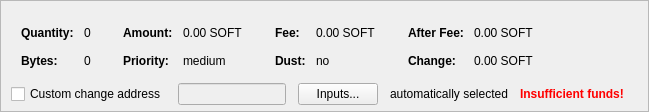
    <widget class="QFrame" name="frameCoinControl">
     <property name="sizePolicy">
      <sizepolicy hsizetype="Expanding" vsizetype="Expanding">
       <horstretch>0</horstretch>
       <verstretch>0</verstretch>
      </sizepolicy>
     </property>
     <property name="maximumSize">
      <size>
       <width>16777215</width>
       <height>16777215</height>
      </size>
     </property>
     <property name="frameShape">
      <enum>QFrame::StyledPanel</enum>
     </property>
     <property name="frameShadow">
      <enum>QFrame::Sunken</enum>
     </property>
     <layout class="QVBoxLayout" name="verticalLayoutCoinControl2">
      <property name="spacing">
       <number>0</number>
      </property>
      <property name="leftMargin">
       <number>0</number>
      </property>
      <property name="topMargin">
       <number>0</number>
      </property>
      <property name="rightMargin">
       <number>0</number>
      </property>
      <property name="bottomMargin">
       <number>6</number>
      </property>
      <item>
       <layout class="QVBoxLayout" name="verticalLayoutCoinControl" stretch="0,0,0">
        <property name="spacing">
         <number>0</number>
        </property>
        <property name="leftMargin">
         <number>10</number>
        </property>
        <property name="topMargin">
         <number>10</number>
        </property>
        <item>
         <layout class="QHBoxLayout" name="horizontalLayoutCoinControl2" stretch="0">
          <property name="spacing">
           <number>8</number>
          </property>
          <property name="bottomMargin">
           <number>10</number>
          </property>
          <item>
           <spacer name="horizontalSpacerCoinControl">
            <property name="orientation">
             <enum>Qt::Horizontal</enum>
            </property>
            <property name="sizeHint" stdset="0">
             <size>
              <width>40</width>
              <height>1</height>
             </size>
            </property>
           </spacer>
          </item>
         </layout>
        </item>
        <item>
         <widget class="QWidget" name="widgetCoinControl" native="true">
          <property name="sizePolicy">
           <sizepolicy hsizetype="Preferred" vsizetype="Preferred">
            <horstretch>0</horstretch>
            <verstretch>0</verstretch>
           </sizepolicy>
          </property>
          <property name="minimumSize">
           <size>
            <width>0</width>
            <height>0</height>
           </size>
          </property>
          <property name="styleSheet">
           <string notr="true"/>
          </property>
          <layout class="QHBoxLayout" name="horizontalLayoutCoinControl5">
           <property name="leftMargin">
            <number>0</number>
           </property>
           <property name="topMargin">
            <number>0</number>
           </property>
           <property name="rightMargin">
            <number>0</number>
           </property>
           <property name="bottomMargin">
            <number>0</number>
           </property>
           <item>
            <layout class="QHBoxLayout" name="horizontalLayoutCoinControl3" stretch="0,0,0,1">
             <property name="spacing">
              <number>20</number>
             </property>
             <property name="topMargin">
              <number>0</number>
             </property>
             <property name="bottomMargin">
              <number>10</number>
             </property>
             <item>
              <layout class="QFormLayout" name="formLayoutCoinControl1">
               <property name="horizontalSpacing">
                <number>10</number>
               </property>
               <property name="verticalSpacing">
                <number>14</number>
               </property>
               <property name="leftMargin">
                <number>10</number>
               </property>
               <property name="topMargin">
                <number>4</number>
               </property>
               <property name="rightMargin">
                <number>6</number>
               </property>
               <item row="0" column="0">
                <widget class="QLabel" name="labelCoinControlQuantityText">
                 <property name="font">
                  <font>
                   <weight>75</weight>
                   <bold>true</bold>
                  </font>
                 </property>
                 <property name="text">
                  <string>Quantity:</string>
                 </property>
                 <property name="margin">
                  <number>0</number>
                 </property>
                </widget>
               </item>
               <item row="0" column="1">
                <widget class="QLabel" name="labelCoinControlQuantity">
                 <property name="cursor">
                  <cursorShape>IBeamCursor</cursorShape>
                 </property>
                 <property name="contextMenuPolicy">
                  <enum>Qt::ActionsContextMenu</enum>
                 </property>
                 <property name="text">
                  <string notr="true">0</string>
                 </property>
                 <property name="margin">
                  <number>0</number>
                 </property>
                 <property name="textInteractionFlags">
                  <set>Qt::LinksAccessibleByMouse|Qt::TextSelectableByKeyboard|Qt::TextSelectableByMouse</set>
                 </property>
                </widget>
               </item>
               <item row="1" column="0">
                <widget class="QLabel" name="labelCoinControlBytesText">
                 <property name="font">
                  <font>
                   <weight>75</weight>
                   <bold>true</bold>
                  </font>
                 </property>
                 <property name="text">
                  <string>Bytes:</string>
                 </property>
                </widget>
               </item>
               <item row="1" column="1">
                <widget class="QLabel" name="labelCoinControlBytes">
                 <property name="cursor">
                  <cursorShape>IBeamCursor</cursorShape>
                 </property>
                 <property name="contextMenuPolicy">
                  <enum>Qt::ActionsContextMenu</enum>
                 </property>
                 <property name="text">
                  <string notr="true">0</string>
                 </property>
                 <property name="textInteractionFlags">
                  <set>Qt::LinksAccessibleByMouse|Qt::TextSelectableByKeyboard|Qt::TextSelectableByMouse</set>
                 </property>
                </widget>
               </item>
              </layout>
             </item>
             <item>
              <layout class="QFormLayout" name="formLayoutCoinControl2">
               <property name="horizontalSpacing">
                <number>10</number>
               </property>
               <property name="verticalSpacing">
                <number>14</number>
               </property>
               <property name="leftMargin">
                <number>6</number>
               </property>
               <property name="topMargin">
                <number>4</number>
               </property>
               <property name="rightMargin">
                <number>6</number>
               </property>
               <item row="0" column="0">
                <widget class="QLabel" name="labelCoinControlAmountText">
                 <property name="font">
                  <font>
                   <weight>75</weight>
                   <bold>true</bold>
                  </font>
                 </property>
                 <property name="text">
                  <string>Amount:</string>
                 </property>
                 <property name="margin">
                  <number>0</number>
                 </property>
                </widget>
               </item>
               <item row="0" column="1">
                <widget class="QLabel" name="labelCoinControlAmount">
                 <property name="cursor">
                  <cursorShape>IBeamCursor</cursorShape>
                 </property>
                 <property name="contextMenuPolicy">
                  <enum>Qt::ActionsContextMenu</enum>
                 </property>
                 <property name="text">
                  <string notr="true">0.00 SOFT</string>
                 </property>
                 <property name="textInteractionFlags">
                  <set>Qt::LinksAccessibleByMouse|Qt::TextSelectableByKeyboard|Qt::TextSelectableByMouse</set>
                 </property>
                </widget>
               </item>
               <item row="1" column="0">
                <widget class="QLabel" name="labelCoinControlPriorityText">
                 <property name="font">
                  <font>
                   <weight>75</weight>
                   <bold>true</bold>
                  </font>
                 </property>
                 <property name="text">
                  <string>Priority:</string>
                 </property>
                </widget>
               </item>
               <item row="1" column="1">
                <widget class="QLabel" name="labelCoinControlPriority">
                 <property name="cursor">
                  <cursorShape>IBeamCursor</cursorShape>
                 </property>
                 <property name="contextMenuPolicy">
                  <enum>Qt::ActionsContextMenu</enum>
                 </property>
                 <property name="text">
                  <string notr="true">medium</string>
                 </property>
                 <property name="textInteractionFlags">
                  <set>Qt::LinksAccessibleByMouse|Qt::TextSelectableByKeyboard|Qt::TextSelectableByMouse</set>
                 </property>
                </widget>
               </item>
              </layout>
             </item>
             <item>
              <layout class="QFormLayout" name="formLayoutCoinControl3">
               <property name="horizontalSpacing">
                <number>10</number>
               </property>
               <property name="verticalSpacing">
                <number>14</number>
               </property>
               <property name="leftMargin">
                <number>6</number>
               </property>
               <property name="topMargin">
                <number>4</number>
               </property>
               <property name="rightMargin">
                <number>6</number>
               </property>
               <item row="0" column="0">
                <widget class="QLabel" name="labelCoinControlFeeText">
                 <property name="font">
                  <font>
                   <weight>75</weight>
                   <bold>true</bold>
                  </font>
                 </property>
                 <property name="text">
                  <string>Fee:</string>
                 </property>
                 <property name="margin">
                  <number>0</number>
                 </property>
                </widget>
               </item>
               <item row="0" column="1">
                <widget class="QLabel" name="labelCoinControlFee">
                 <property name="cursor">
                  <cursorShape>IBeamCursor</cursorShape>
                 </property>
                 <property name="contextMenuPolicy">
                  <enum>Qt::ActionsContextMenu</enum>
                 </property>
                 <property name="text">
                  <string notr="true">0.00 SOFT</string>
                 </property>
                 <property name="textInteractionFlags">
                  <set>Qt::LinksAccessibleByMouse|Qt::TextSelectableByKeyboard|Qt::TextSelectableByMouse</set>
                 </property>
                </widget>
               </item>
               <item row="1" column="0">
                <widget class="QLabel" name="labelCoinControlLowOutputText">
                 <property name="font">
                  <font>
                   <weight>75</weight>
                   <bold>true</bold>
                  </font>
                 </property>
                 <property name="text">
                  <string>Dust:</string>
                 </property>
                </widget>
               </item>
               <item row="1" column="1">
                <widget class="QLabel" name="labelCoinControlLowOutput">
                 <property name="cursor">
                  <cursorShape>IBeamCursor</cursorShape>
                 </property>
                 <property name="contextMenuPolicy">
                  <enum>Qt::ActionsContextMenu</enum>
                 </property>
                 <property name="text">
                  <string notr="true">no</string>
                 </property>
                 <property name="textInteractionFlags">
                  <set>Qt::LinksAccessibleByMouse|Qt::TextSelectableByKeyboard|Qt::TextSelectableByMouse</set>
                 </property>
                </widget>
               </item>
              </layout>
             </item>
             <item>
              <layout class="QFormLayout" name="formLayoutCoinControl4">
               <property name="horizontalSpacing">
                <number>10</number>
               </property>
               <property name="verticalSpacing">
                <number>14</number>
               </property>
               <property name="leftMargin">
                <number>6</number>
               </property>
               <property name="topMargin">
                <number>4</number>
               </property>
               <property name="rightMargin">
                <number>6</number>
               </property>
               <item row="0" column="0">
                <widget class="QLabel" name="labelCoinControlAfterFeeText">
                 <property name="font">
                  <font>
                   <weight>75</weight>
                   <bold>true</bold>
                  </font>
                 </property>
                 <property name="text">
                  <string>After Fee:</string>
                 </property>
                 <property name="margin">
                  <number>0</number>
                 </property>
                </widget>
               </item>
               <item row="0" column="1">
                <widget class="QLabel" name="labelCoinControlAfterFee">
                 <property name="cursor">
                  <cursorShape>IBeamCursor</cursorShape>
                 </property>
                 <property name="contextMenuPolicy">
                  <enum>Qt::ActionsContextMenu</enum>
                 </property>
                 <property name="text">
                  <string notr="true">0.00 SOFT</string>
                 </property>
                 <property name="textInteractionFlags">
                  <set>Qt::LinksAccessibleByMouse|Qt::TextSelectableByKeyboard|Qt::TextSelectableByMouse</set>
                 </property>
                </widget>
               </item>
               <item row="1" column="0">
                <widget class="QLabel" name="labelCoinControlChangeText">
                 <property name="font">
                  <font>
                   <weight>75</weight>
                   <bold>true</bold>
                  </font>
                 </property>
                 <property name="text">
                  <string>Change:</string>
                 </property>
                </widget>
               </item>
               <item row="1" column="1">
                <widget class="QLabel" name="labelCoinControlChange">
                 <property name="cursor">
                  <cursorShape>IBeamCursor</cursorShape>
                 </property>
                 <property name="contextMenuPolicy">
                  <enum>Qt::ActionsContextMenu</enum>
                 </property>
                 <property name="text">
                  <string notr="true">0.00 SOFT</string>
                 </property>
                 <property name="textInteractionFlags">
                  <set>Qt::LinksAccessibleByMouse|Qt::TextSelectableByKeyboard|Qt::TextSelectableByMouse</set>
                 </property>
                </widget>
               </item>
              </layout>
             </item>
            </layout>
           </item>
          </layout>
         </widget>
        </item>
        <item>
         <layout class="QHBoxLayout" name="horizontalLayoutCoinControl4" stretch="0,0,0,0,0,0">
          <property name="spacing">
           <number>12</number>
          </property>
          <property name="sizeConstraint">
           <enum>QLayout::SetDefaultConstraint</enum>
          </property>
          <property name="topMargin">
           <number>5</number>
          </property>
          <property name="rightMargin">
           <number>5</number>
          </property>
          <item>
           <widget class="QCheckBox" name="checkBoxCoinControlChange">
            <property name="toolTip">
             <string>If this is activated, but the change address is empty or invalid, change will be sent to a newly generated address.</string>
            </property>
            <property name="text">
             <string>Custom change address</string>
            </property>
           </widget>
          </item>
          <item>
           <widget class="QValidatedLineEdit" name="lineEditCoinControlChange">
            <property name="enabled">
             <bool>false</bool>
            </property>
            <property name="sizePolicy">
             <sizepolicy hsizetype="Expanding" vsizetype="Fixed">
              <horstretch>0</horstretch>
              <verstretch>0</verstretch>
             </sizepolicy>
            </property>
           </widget>
          </item>
          <item>
           <widget class="QPushButton" name="pushButtonCoinControl">
            <property name="styleSheet">
             <string notr="true"/>
            </property>
            <property name="text">
             <string>Inputs...</string>
            </property>
            <property name="autoDefault">
             <bool>false</bool>
            </property>
           </widget>
          </item>
          <item>
           <widget class="QLabel" name="labelCoinControlAutomaticallySelected">
            <property name="text">
             <string>automatically selected</string>
            </property>
            <property name="margin">
             <number>5</number>
            </property>
           </widget>
          </item>
          <item>
           <widget class="QLabel" name="labelCoinControlInsuffFunds">
            <property name="font">
             <font>
              <weight>75</weight>
              <bold>true</bold>
             </font>
            </property>
            <property name="styleSheet">
             <string notr="true">color:red;font-weight:bold;</string>
            </property>
            <property name="text">
             <string>Insufficient funds!</string>
            </property>
            <property name="margin">
             <number>5</number>
            </property>
           </widget>
          </item>
          <item>
           <widget class="QLabel" name="labelCoinControlChangeLabel">
            <property name="sizePolicy">
             <sizepolicy hsizetype="Preferred" vsizetype="Expanding">
              <horstretch>0</horstretch>
              <verstretch>0</verstretch>
             </sizepolicy>
            </property>
            <property name="minimumSize">
             <size>
              <width>0</width>
              <height>0</height>
             </size>
            </property>
            <property name="text">
             <string/>
            </property>
            <property name="margin">
             <number>3</number>
            </property>
           </widget>
          </item>
         </layout>
        </item>
       </layout>
      </item>
     </layout>
    </widget>
